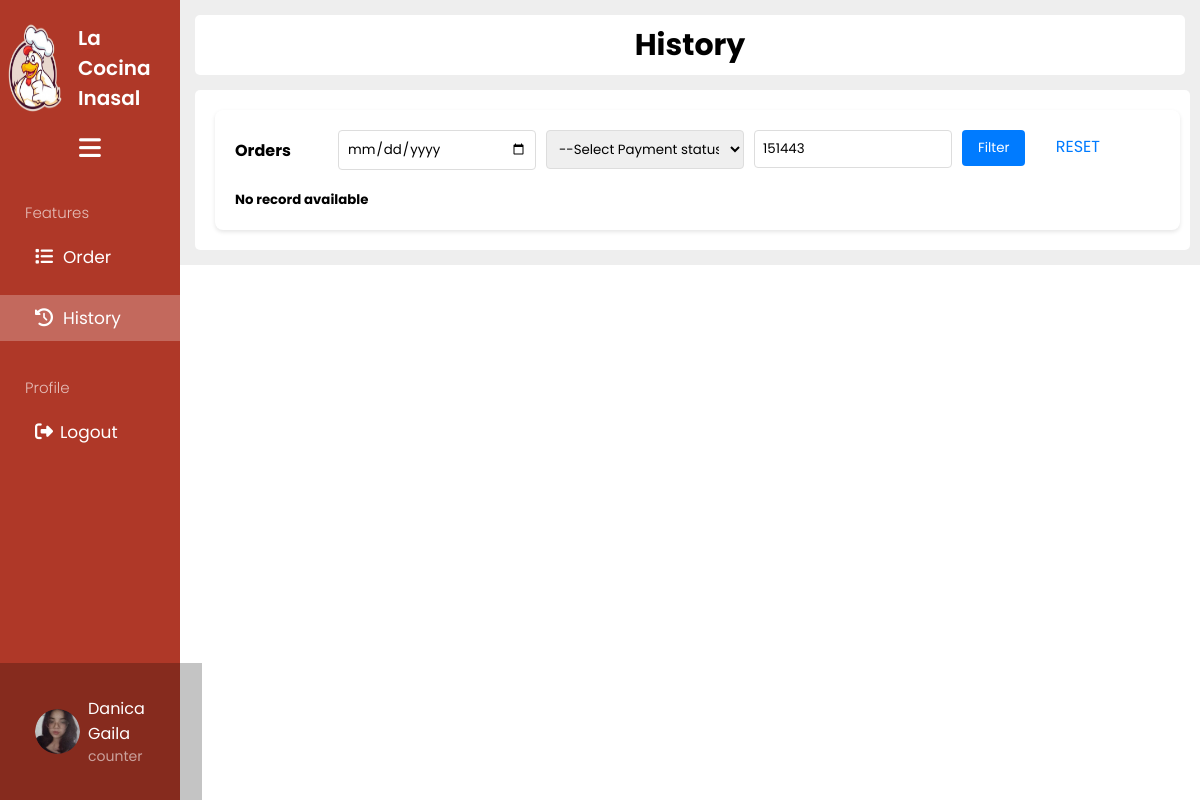
The page /content/history-counter.php?tracking_no=151443 (signed in) on the database as committed earlier.
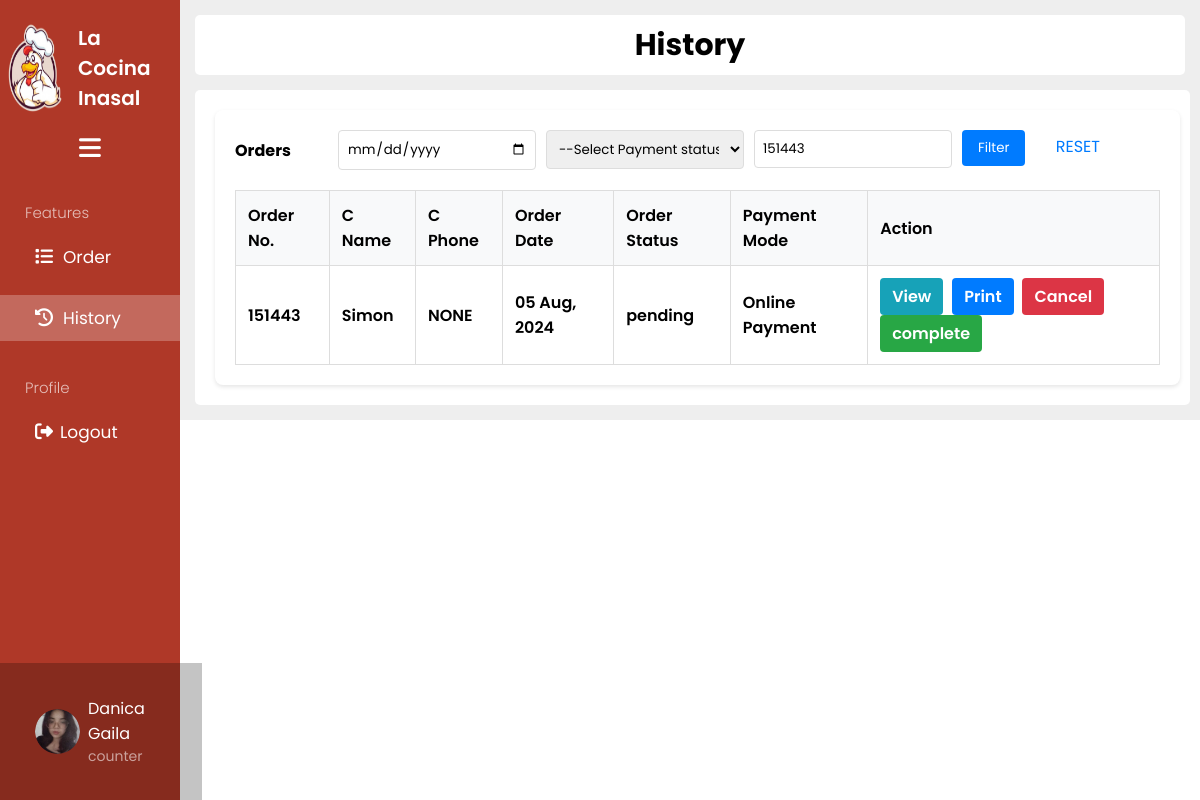
The same page on the database as committed later.
### tables this page shows
CREATE TABLE `orders` (
  `id` int(11) NOT NULL,
  `customer_id` int(11) NOT NULL,
  `customer_name` varchar(255) NOT NULL,
  `tracking_no` varchar(100) NOT NULL,
  `invoice_no` varchar(100) NOT NULL,
  `total_amount` varchar(100) NOT NULL,
  `order_date` date NOT NULL,
  `order_status` varchar(100) DEFAULT NULL,
  `payment_mode` varchar(100) NOT NULL,
  `order_placed_by_id` varchar(50) NOT NULL
);

CREATE TABLE `customers` (
  `id` int(11) NOT NULL,
  `name` varchar(255) NOT NULL,
  `email` varchar(255) NOT NULL,
  `phone` varchar(255) DEFAULT 'NONE'
);

### config/function.php (called while the page is built, shortened)
<?php
require 'dbconnect.php';
function validate($inputData)
{
    global $conn;
    $validatedData = mysqli_real_escape_string($conn, $inputData);
    return trim($validatedData);
}

### content/history-counter.php (the view, shortened to what the changed rows need)
<?php include 'partials/header.php'; ?>
<head>
    <link rel="stylesheet" href="../css/dashboard.css">
    <link rel="stylesheet" href="../css/history.css">
<body>
    <div class="dashboard_container">
        <div class="dashboard_mainbar" id="dashboard_mainbar">
            <div class="main_container">
                <div class="container">
                    <div class="history-card">
                        <div class="history-card-body">
                            <?php
                            $orderDate = isset($_GET['date']) ? validate($_GET['date']) : '';
                            $paymentStatus = isset($_GET['payment_status']) ? validate($_GET['payment_status']) : '';
                            $trackingNo = isset($_GET['tracking_no']) ? validate($_GET['tracking_no']) : '';
                            if ($orderDate != '' && $paymentStatus == '' && $trackingNo == '') {
                                $query = "SELECT o.*, c.* FROM orders o, customers c WHERE c.id = o.customer_id AND o.order_date='$orderDate' ORDER BY o.id DESC";
                            } elseif ($orderDate == '' && $paymentStatus != '' && $trackingNo == '') {
                                $query = "SELECT o.*, c.* FROM orders o, customers c WHERE c.id = o.customer_id AND o.payment_mode='$paymentStatus' ORDER BY o.id DESC";
                            } elseif ($orderDate != '' && $paymentStatus != '' && $trackingNo == '') {
                                $query = "SELECT o.*, c.* FROM orders o, customers c WHERE c.id = o.customer_id AND o.order_date='$orderDate' AND o.payment_mode='$paymentStatus' ORDER BY o.id DESC";
                            } elseif ($trackingNo != '') {
                                $query = "SELECT o.*, c.* FROM orders o, customers c WHERE c.id = o.customer_id AND o.tracking_no LIKE '%$trackingNo%' ORDER BY o.id DESC";
                            } else {
                                $query = "SELECT o.*, c.* FROM orders o, customers c WHERE c.id = o.customer_id ORDER BY o.id DESC";
                            }
                            $orders = mysqli_query($conn, $query);
                            if ($orders) {
                                if (mysqli_num_rows($orders) > 0) {
                            ?>
                                    <table class="history-table">
                                        <thead>
                                            <tr>
                                                <th>Order No.</th>
                                                <th>C Name</th>
                                                <th>C Phone</th>
                                                <th>Order Date</th>
                                                <th>Order Status</th>
                                                <th>Payment Mode</th>
                                                <th>Action</th>
                                            </tr>
                                        </thead>
                                        <tbody>
                                            <?php foreach ($orders as $orderItem) : ?>
                                                <?php
                                                $rowClass = '';
                                                ?>
                                                <tr class="<?= $rowClass ?>">
                                                    <td class="fw-bold"><?= $orderItem['tracking_no']; ?></td>
                                                    <td><?= $orderItem['name']; ?></td>
                                                    <td><?= $orderItem['phone']; ?></td>
                                                    <td><?= date('d M, Y', strtotime($orderItem['order_date'])); ?></td>
                                                    <td class="status"><?= $orderItem['order_status']; ?></td>
                                                    <td><?= $orderItem['payment_mode']; ?></td>
                                                    <td>
                                                        <a href="orders-view-counter.php?track=<?= $orderItem['tracking_no']; ?>" class="btn-action view">View</a>
                                                        <a href="orders-view-print.php?track=<?= $orderItem['tracking_no']; ?>" class="btn-action print">Print</a>
                                                        <a href="orders-cancel-counter.php?track=<?= $orderItem['tracking_no']; ?>" class="btn-action cancel">Cancel</a>
                                                        <a href="orders-complete-counter.php?track=<?= $orderItem['tracking_no']; ?>" class="btn-action complete">complete</a>
                                                    </td>
                                                </tr>
                                            <?php endforeach; ?>
                                        </tbody>
                                    </table>
                            <?php
                                } else {
                                    echo "<h5>No record available</h5>";
                                }
                            } else {
                                echo "<h5>Something went wrong</h5>";
                            }
                            ?>
                        </div>
                    </div>
                </div>
            </div>
        </div>
    </div>
    <?php include 'partials/footer.php'; ?>

Rows that differ between the two databases and show on the page:
now on this page (row edited): orders: tracking_no "151443", customer.name "Simon", customer.phone "NONE", order_date "05 Aug, 2024", order_status "pending", payment_mode "Online Payment"
Other text that changed with them:
text no longer shown: "No record available"
text now shown: "Order No. C Name C Phone Order Date Order Status Payment Mode Action"
